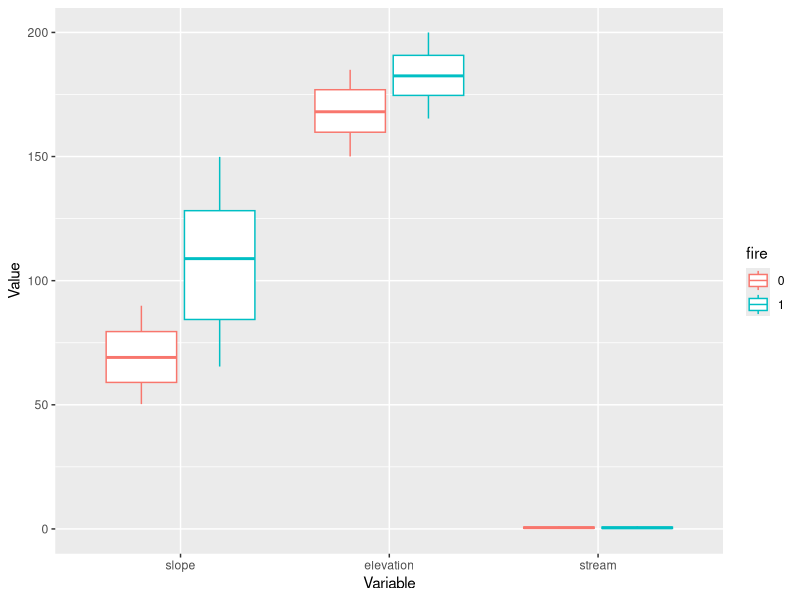
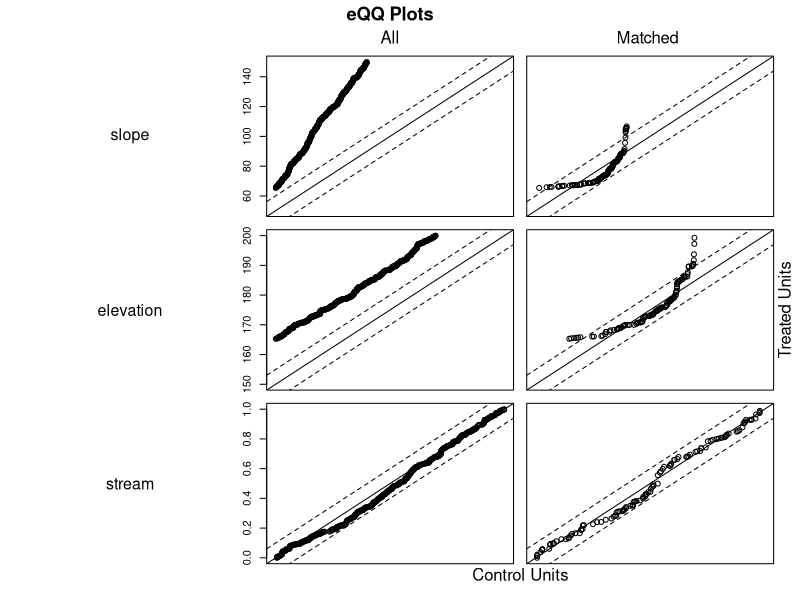

The R source for these figures, in order:
## ---- chunk 1
knitr::opts_chunk$set(echo = TRUE)

### Install MatchIt if you need to
install.packages("MatchIt")

### Load libraries
library(tidyverse)
library(MatchIt)
## ---- chunk 2
### Function to simulate data and write it as a dataframe
simulate_data <- function(){
  
  ### Create variables in a dataframe
  
  ### Make column for observation ID
  df <- data.frame(id = seq(1,1000),
                   
                   ### Add columns for explanatory variables
                   
                   ### Add column for treatment variable
                   fire = c(rep(0,500), rep(1,500)),
                   
                   ### And the rest of the covariates
                   slope = c(runif(500, min = 50, max = 90), 
                             runif(500, min = 65, max = 150)),
                   elevation = c(runif(500, min = 150, max = 185), 
                                 runif(500, min = 165, max = 200)),
                   stream = runif(1000, min = 0, max = 1),
                   
                   ### And the error term
                   error = rnorm(1000, mean = 0, sd = 5))
  
  ### Add a slope*slope variable
  df <- df %>%
    mutate(slope2 = slope^2)
  
  ### Make column for outcome variable (species richness) 
  df <- df %>%
    mutate(species_richness = 1 + 5*fire + 0.07*slope + 0.05*elevation + 2*stream - 0.005*slope2 + error)
  return(df)
}
## ---- chunk 3
### Write a function to generate data and analyze using OLS 
ols_fun <- function(){
  
  ### Simulate the dataset
  data <- simulate_data()
  
  ### Run OLS regression
  ols <- lm(species_richness ~ fire + slope + elevation + stream, 
            data = data)
  
  ### Extract model coefficients and standard error
  fire_coeff <- coef(summary(ols))["fire", "Estimate"]
  fire_se <- coef(summary(ols))["fire", "Std. Error"]
  list <- list(fire_coeff, fire_se)
}

### Apply the function to 1000 replicates
ols_sim <- replicate(1000, ols_fun())

### Extract the model estimates
ols_fire_est <- unlist(ols_sim[1, ])

### Print mean, standard deviation, minimum, and maximum values for coefficient estimates
c(mean(ols_fire_est), sd(ols_fire_est), 
  min(ols_fire_est), max(ols_fire_est))

### Extract the standard deviations
ols_fire_sd <- unlist(ols_sim[2, ])

### Print mean, standard deviation, minimum, and maximum standard deviation of coefficient estimates
c(mean(ols_fire_sd), sd(ols_fire_sd), 
  min(ols_fire_sd), max(ols_fire_sd))
## ---- chunk 4
### Write a function to generate the data, use matching to subset the data, and run a regression on the matched data
pps_fun <- function(){
  
  ### Simulate the dataset
  data <- simulate_data()
  
  ### Match the data on the observed covariates
  match <- matchit(fire ~ slope + 
                     elevation + 
                     stream, 
                   
                   ### set method to use for matching
                   method = "nearest", 
                   
                   ### tell it what data source to draw matches from
                   data = data, 
                   
                   ### tell it to use logistic regression for the matching
                   distance = "glm", 
                   link = "probit",
                   
                   ### specify which order to draw potential points from the full dataset
                   m.order = "random",
                   
                   ### set a maximum distance for the matches
                   caliper = 0.10)
  
  ### Extract the matched data from the full dataset
  matched_data = match.data(match)
  
  ### Run OLS on the matched dataset
  ols <- lm(species_richness ~ fire + slope + 
              elevation + stream, 
            data = matched_data)
  
  ### Extract model coefficients
  fire_coeff <- coef(summary(ols))["fire", "Estimate"]
  fire_se <- coef(summary(ols))["fire", "Std. Error"]
  list <- list(fire_coeff, fire_se) 
}

### Apply the function to 1000 replicates
pps_sim <- replicate(1000, pps_fun())

### Extract the model estimates
pps_fire_est <- unlist(pps_sim[1,])

### Print mean, standard deviation, minimum, and maximum values for coefficient estimates
c(mean(pps_fire_est), sd(pps_fire_est), 
  min(pps_fire_est), max(pps_fire_est))

### Extract the standard deviations
pps_fire_sd <- unlist(pps_sim[2,])

### Print mean, standard deviation, minimum, and maximum standard deviation of coefficient estimates
c(mean(pps_fire_sd), sd(pps_fire_sd), 
  min(pps_fire_sd), max(pps_fire_sd))
## ---- chunk 5
### Simulate a dataset
data_for_match <- simulate_data()

### Make fire a factor variable
data_for_match <- data_for_match %>%
  mutate_at(vars(fire), 
            funs(factor))

### Take a look at the balance of the covariates before matching
data_for_match %>%
  dplyr::select(id, fire, slope, elevation, stream) %>%
  gather(variable, value, slope:stream, factor_key = TRUE) %>%
  ggplot(aes(x = variable, y = value, color = fire)) +
  geom_boxplot() +
  xlab("Variable") + ylab("Value")
### fires: 0 = unburned, 1 = burned

### You can also look at it in table form
covariate_summ <- data_for_match %>%
  group_by(fire) %>%
  summarise(slope_mean = mean(slope),
            slope_sd = sd(slope),
            elevation_mean = mean(elevation),
            elevation_sd = sd(elevation),
            stream_mean = mean(stream),
            stream_sd = sd(stream))
View(covariate_summ)
## ---- chunk 6
### Match the data on the observed covariates
match <- matchit(fire ~ slope + 
                   elevation + 
                   stream, 
                 
                 ### set method to use for matching
                 method = "nearest", 
                 
                 ### tell it what data source to draw matches from
                 data = data_for_match, 
                 
                 ### tell it to use logistic regression for the matching
                 distance = "glm", 
                 link = "probit",
                 
                 ### specify which order to draw potential points from the full dataset
                 m.order = "random",
                 
                 ### set a maximum distance for the matches
                 caliper = 0.10)

### Take a look at the quality of the matches
match_quality <- summary(match, 
                         standardize = TRUE)

### Let's see how many points were matched
match_quality_nn <- as.data.frame(match_quality$nn)
View(match_quality_nn)

### Let's look at the pre-match covariate balance
match_quality_unmatched <- as.data.frame(match_quality$sum.all)
View(match_quality_unmatched)

### What does the covariate balance look like after matching?
match_quality_summary <- as.data.frame(match_quality$sum.matched)
View(match_quality_summary)
### Ideally, you want the standardized mean differences in the matched dataset to be < 0.25 (reference: Schleicher et al. 2020. Statistical matching for conservation science. Conserv. Biol. 34:538–549. https://doi.org/10.1111/cobi.13448).

### You can also look at the amount of bias reduction achieved through matching
match_quality_reduction <- as.data.frame(match_quality$reduction)
View(match_quality_reduction)

### You can also use a fun interactive command to visualize the pre- and post-match covariate spread
plot(match, interactive = FALSE)
